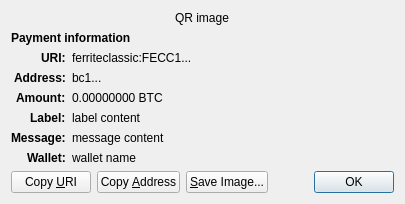
<?xml version="1.0" encoding="UTF-8"?>
<ui version="4.0">
 <class>ReceiveRequestDialog</class>
 <widget class="QDialog" name="ReceiveRequestDialog">
  <property name="geometry">
   <rect>
    <x>0</x>
    <y>0</y>
    <width>413</width>
    <height>229</height>
   </rect>
  </property>
  <property name="windowTitle">
   <string>Request payment to ...</string>
  </property>
  <layout class="QGridLayout" name="gridLayout" columnstretch="0,1">
   <property name="sizeConstraint">
    <enum>QLayout::SetFixedSize</enum>
   </property>
   <item row="0" column="0" colspan="2" alignment="Qt::AlignHCenter">
    <widget class="QRImageWidget" name="qr_code">
     <property name="text">
      <string notr="true">QR image</string>
     </property>
     <property name="textInteractionFlags">
      <set>Qt::NoTextInteraction</set>
     </property>
    </widget>
   </item>
   <item row="1" column="0" colspan="2">
    <widget class="QLabel" name="payment_header">
     <property name="font">
      <font>
       <weight>75</weight>
       <bold>true</bold>
      </font>
     </property>
     <property name="text">
      <string>Payment information</string>
     </property>
     <property name="textInteractionFlags">
      <set>Qt::NoTextInteraction</set>
     </property>
    </widget>
   </item>
   <item row="2" column="0" alignment="Qt::AlignRight|Qt::AlignTop">
    <widget class="QLabel" name="uri_tag">
     <property name="font">
      <font>
       <weight>75</weight>
       <bold>true</bold>
      </font>
     </property>
     <property name="text">
      <string notr="true">URI:</string>
     </property>
     <property name="textFormat">
      <enum>Qt::PlainText</enum>
     </property>
     <property name="textInteractionFlags">
      <set>Qt::NoTextInteraction</set>
     </property>
    </widget>
   </item>
   <item row="2" column="1" alignment="Qt::AlignTop">
    <widget class="QLabel" name="uri_content">
     <property name="text">
      <string notr="true">ferriteclassic:FECC1...</string>
     </property>
     <property name="textFormat">
      <enum>Qt::RichText</enum>
     </property>
     <property name="wordWrap">
      <bool>true</bool>
     </property>
     <property name="textInteractionFlags">
      <set>Qt::TextSelectableByMouse</set>
     </property>
    </widget>
   </item>
   <item row="3" column="0" alignment="Qt::AlignRight|Qt::AlignTop">
    <widget class="QLabel" name="address_tag">
     <property name="font">
      <font>
       <weight>75</weight>
       <bold>true</bold>
      </font>
     </property>
     <property name="text">
      <string>Address:</string>
     </property>
     <property name="textInteractionFlags">
      <set>Qt::NoTextInteraction</set>
     </property>
    </widget>
   </item>
   <item row="3" column="1" alignment="Qt::AlignTop">
    <widget class="QLabel" name="address_content">
     <property name="text">
      <string notr="true">bc1...</string>
     </property>
     <property name="textFormat">
      <enum>Qt::PlainText</enum>
     </property>
     <property name="textInteractionFlags">
      <set>Qt::TextSelectableByMouse</set>
     </property>
    </widget>
   </item>
   <item row="4" column="0" alignment="Qt::AlignRight|Qt::AlignTop">
    <widget class="QLabel" name="amount_tag">
     <property name="font">
      <font>
       <weight>75</weight>
       <bold>true</bold>
      </font>
     </property>
     <property name="text">
      <string>Amount:</string>
     </property>
     <property name="textInteractionFlags">
      <set>Qt::NoTextInteraction</set>
     </property>
    </widget>
   </item>
   <item row="4" column="1" alignment="Qt::AlignTop">
    <widget class="QLabel" name="amount_content">
     <property name="text">
      <string notr="true">0.00000000 BTC</string>
     </property>
     <property name="textFormat">
      <enum>Qt::PlainText</enum>
     </property>
     <property name="textInteractionFlags">
      <set>Qt::TextSelectableByMouse</set>
     </property>
    </widget>
   </item>
   <item row="5" column="0" alignment="Qt::AlignRight|Qt::AlignTop">
    <widget class="QLabel" name="label_tag">
     <property name="font">
      <font>
       <weight>75</weight>
       <bold>true</bold>
      </font>
     </property>
     <property name="text">
      <string>Label:</string>
     </property>
     <property name="textInteractionFlags">
      <set>Qt::NoTextInteraction</set>
     </property>
    </widget>
   </item>
   <item row="5" column="1" alignment="Qt::AlignTop">
    <widget class="QLabel" name="label_content">
     <property name="text">
      <string notr="true">label content</string>
     </property>
     <property name="textFormat">
      <enum>Qt::PlainText</enum>
     </property>
     <property name="wordWrap">
      <bool>true</bool>
     </property>
     <property name="textInteractionFlags">
      <set>Qt::TextSelectableByMouse</set>
     </property>
    </widget>
   </item>
   <item row="6" column="0" alignment="Qt::AlignRight|Qt::AlignTop">
    <widget class="QLabel" name="message_tag">
     <property name="font">
      <font>
       <weight>75</weight>
       <bold>true</bold>
      </font>
     </property>
     <property name="text">
      <string>Message:</string>
     </property>
     <property name="textInteractionFlags">
      <set>Qt::NoTextInteraction</set>
     </property>
    </widget>
   </item>
   <item row="6" column="1" alignment="Qt::AlignTop">
    <widget class="QLabel" name="message_content">
     <property name="text">
      <string notr="true">message content</string>
     </property>
     <property name="textFormat">
      <enum>Qt::PlainText</enum>
     </property>
     <property name="wordWrap">
      <bool>true</bool>
     </property>
     <property name="textInteractionFlags">
      <set>Qt::TextSelectableByMouse</set>
     </property>
    </widget>
   </item>
   <item row="7" column="0" alignment="Qt::AlignRight|Qt::AlignTop">
    <widget class="QLabel" name="wallet_tag">
     <property name="font">
      <font>
       <weight>75</weight>
       <bold>true</bold>
      </font>
     </property>
     <property name="text">
      <string>Wallet:</string>
     </property>
     <property name="textInteractionFlags">
      <set>Qt::NoTextInteraction</set>
     </property>
    </widget>
   </item>
   <item row="7" column="1" alignment="Qt::AlignTop">
    <widget class="QLabel" name="wallet_content">
     <property name="text">
      <string notr="true">wallet name</string>
     </property>
     <property name="textFormat">
      <enum>Qt::PlainText</enum>
     </property>
     <property name="wordWrap">
      <bool>true</bool>
     </property>
     <property name="textInteractionFlags">
      <set>Qt::TextSelectableByMouse</set>
     </property>
    </widget>
   </item>
   <item row="8" column="0" colspan="2">
    <layout class="QHBoxLayout" name="horizontalLayout">
     <item>
      <widget class="QPushButton" name="btnCopyURI">
       <property name="text">
        <string>Copy &amp;URI</string>
       </property>
       <property name="autoDefault">
        <bool>false</bool>
       </property>
      </widget>
     </item>
     <item>
      <widget class="QPushButton" name="btnCopyAddress">
       <property name="text">
        <string>Copy &amp;Address</string>
       </property>
       <property name="autoDefault">
        <bool>false</bool>
       </property>
      </widget>
     </item>
     <item>
      <widget class="QPushButton" name="btnSaveAs">
       <property name="text">
        <string>&amp;Save Image...</string>
       </property>
       <property name="autoDefault">
        <bool>false</bool>
       </property>
      </widget>
     </item>
     <item>
      <spacer name="horizontalSpacer_2">
       <property name="orientation">
        <enum>Qt::Horizontal</enum>
       </property>
       <property name="sizeHint" stdset="0">
        <size>
         <width>40</width>
         <height>20</height>
        </size>
       </property>
      </spacer>
     </item>
     <item>
      <widget class="QDialogButtonBox" name="buttonBox">
       <property name="focusPolicy">
        <enum>Qt::StrongFocus</enum>
       </property>
       <property name="standardButtons">
        <set>QDialogButtonBox::Ok</set>
       </property>
      </widget>
     </item>
    </layout>
   </item>
  </layout>
 </widget>
 <customwidgets>
  <customwidget>
   <class>QRImageWidget</class>
   <extends>QLabel</extends>
   <header>qt/qrimagewidget.h</header>
  </customwidget>
 </customwidgets>
 <tabstops>
  <tabstop>buttonBox</tabstop>
  <tabstop>btnCopyURI</tabstop>
  <tabstop>btnCopyAddress</tabstop>
  <tabstop>btnSaveAs</tabstop>
 </tabstops>
 <resources/>
 <connections>
  <connection>
   <sender>buttonBox</sender>
   <signal>accepted()</signal>
   <receiver>ReceiveRequestDialog</receiver>
   <slot>accept()</slot>
   <hints>
    <hint type="sourcelabel">
     <x>135</x>
     <y>230</y>
    </hint>
    <hint type="destinationlabel">
     <x>135</x>
     <y>126</y>
    </hint>
   </hints>
  </connection>
 </connections>
</ui>
